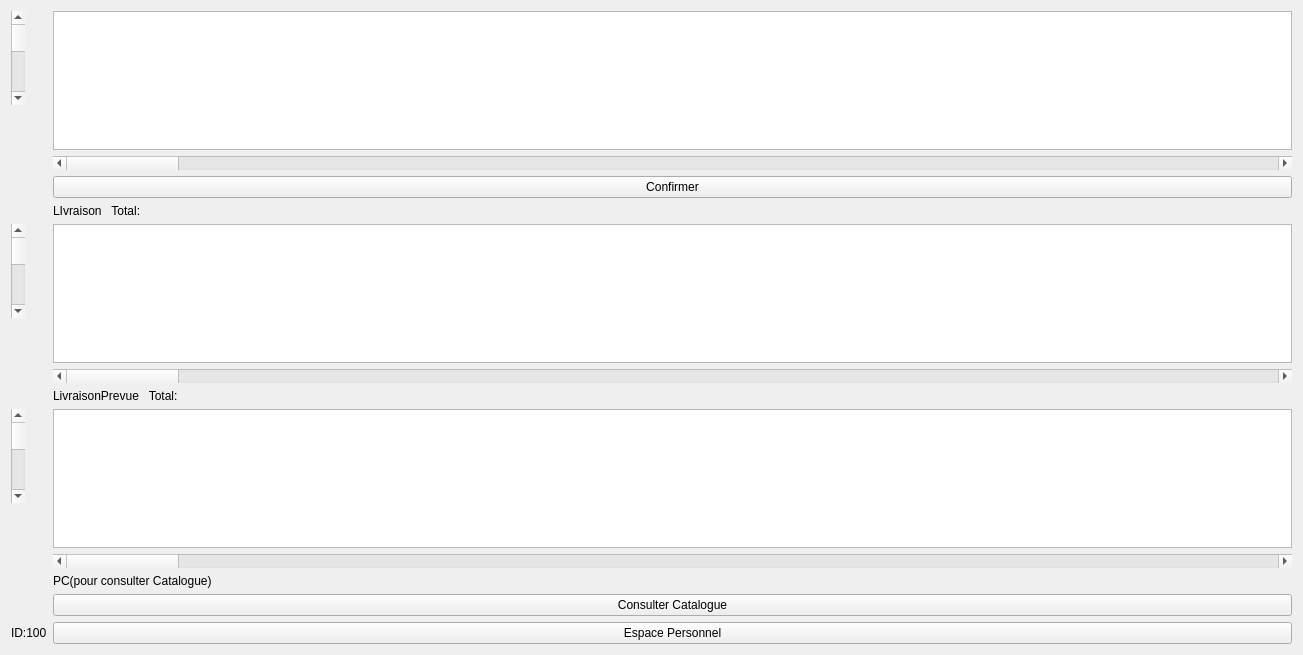
<?xml version="1.0" encoding="UTF-8"?>
<ui version="4.0">
 <class>Consommateurig</class>
 <widget class="QWidget" name="Consommateurig">
  <property name="geometry">
   <rect>
    <x>0</x>
    <y>0</y>
    <width>1303</width>
    <height>655</height>
   </rect>
  </property>
  <property name="windowTitle">
   <string>Widget</string>
  </property>
  <layout class="QFormLayout" name="formLayout">
   <item row="0" column="0">
    <widget class="QScrollBar" name="verticalScrollBar_2">
     <property name="orientation">
      <enum>Qt::Vertical</enum>
     </property>
    </widget>
   </item>
   <item row="0" column="1">
    <widget class="QListWidget" name="LivraisonPrevue"/>
   </item>
   <item row="4" column="1">
    <widget class="QLabel" name="LivraisonLabel">
     <property name="text">
      <string>LIvraison   Total:</string>
     </property>
    </widget>
   </item>
   <item row="5" column="0">
    <widget class="QScrollBar" name="verticalScrollBar">
     <property name="orientation">
      <enum>Qt::Vertical</enum>
     </property>
    </widget>
   </item>
   <item row="5" column="1">
    <widget class="QListWidget" name="Livraison"/>
   </item>
   <item row="7" column="1">
    <widget class="QLabel" name="LivraisonPrevueLabel">
     <property name="text">
      <string>LivraisonPrevue   Total:</string>
     </property>
    </widget>
   </item>
   <item row="11" column="1">
    <widget class="QPushButton" name="ConsulterCatalogue">
     <property name="text">
      <string>Consulter Catalogue</string>
     </property>
    </widget>
   </item>
   <item row="8" column="1">
    <widget class="QListWidget" name="PCListe"/>
   </item>
   <item row="12" column="1">
    <widget class="QPushButton" name="EspacePersionnel">
     <property name="text">
      <string>Espace Personnel</string>
     </property>
    </widget>
   </item>
   <item row="12" column="0">
    <widget class="QLabel" name="ID">
     <property name="text">
      <string>ID:100</string>
     </property>
    </widget>
   </item>
   <item row="10" column="1">
    <widget class="QLabel" name="PC">
     <property name="text">
      <string>PC(pour consulter Catalogue)</string>
     </property>
    </widget>
   </item>
   <item row="8" column="0">
    <widget class="QScrollBar" name="verticalScrollBar_3">
     <property name="orientation">
      <enum>Qt::Vertical</enum>
     </property>
    </widget>
   </item>
   <item row="6" column="1">
    <widget class="QScrollBar" name="horizontalScrollBar_2">
     <property name="orientation">
      <enum>Qt::Horizontal</enum>
     </property>
    </widget>
   </item>
   <item row="9" column="1">
    <widget class="QScrollBar" name="horizontalScrollBar_3">
     <property name="orientation">
      <enum>Qt::Horizontal</enum>
     </property>
    </widget>
   </item>
   <item row="2" column="1">
    <widget class="QPushButton" name="Confirmer">
     <property name="text">
      <string>Confirmer</string>
     </property>
    </widget>
   </item>
   <item row="1" column="1">
    <widget class="QScrollBar" name="horizontalScrollBar">
     <property name="orientation">
      <enum>Qt::Horizontal</enum>
     </property>
    </widget>
   </item>
  </layout>
 </widget>
 <resources/>
 <connections/>
</ui>
